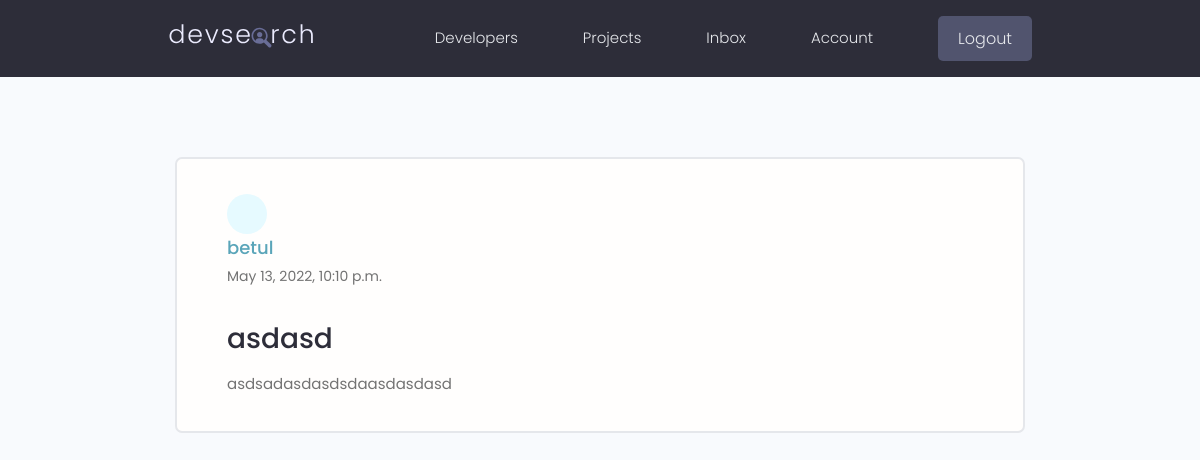
Page /message/ad5cf903-9b32-49e5-a736-f1a19c4df975/ (signed in) on the committed database.
### users/models.py (models this page shows, shortened)
class DirectMessage(models.Model):
    sender = models.ForeignKey(Profile, on_delete=models.SET_NULL, null=True, blank=True)
    recipient = models.ForeignKey(Profile, on_delete=models.SET_NULL, null=True, blank=True, related_name='messages')
    subject = models.CharField(max_length=200, blank=True, null=True)
    body = models.TextField()
    is_read = models.BooleanField(default=False, null=True)
    created = models.DateTimeField(auto_now_add=True)
    id = models.UUIDField(primary_key=True, default=uuid.uuid4, editable=False)
    class Meta:
        ordering = ['is_read', '-created']

class Profile(models.Model):
    user = models.OneToOneField(User, on_delete=models.CASCADE)
    name = models.CharField(max_length=100, blank=True, null=True)
    email = models.EmailField(max_length=100, blank=True, null=True)
    username = models.CharField(max_length=100, blank=True, null=True)
    short_bio = models.CharField(max_length=100, blank=True, null=True)
    bio = models.TextField(blank=True, null=True)
    profile_image = models.ImageField(upload_to='profile/', default='profile/user-default.png', blank=True, null=True)
    location = models.CharField(max_length=100, blank=True, null=True)
    social_github = models.URLField(max_length=100, blank=True, null=True)
    social_linkedin = models.URLField(max_length=100, blank=True, null=True)
    social_twitter = models.URLField(max_length=100, blank=True, null=True)
    social_website = models.URLField(max_length=100, blank=True, null=True)
    created = models.DateTimeField(auto_now_add=True)
    id = models.UUIDField(primary_key=True, default=uuid.uuid4, editable=False)
    def __str__(self):
        return str(self.user.username)

### users/views.py (the view)
# urls.py: path('message/<str:pk>/', views.view_message, name='message'),
@login_required(login_url='login')
def view_message(request, pk):
    profile = request.user.profile
    message = profile.messages.get(id=pk)
    message.is_read = True
    message.save()
    context = {'message': message}
    return render(request, 'users/message.html', context)

### users/templates/users/message.html (shortened to what this page needs)
{% extends 'main.html' %}
{% block content %}
    <main class="messagePage my-xl">
        <div class="content-box">
            <div class="message">
                <a class="backButton" href="{% url 'inbox' %}"></a>
                <a href="profile.html" class="message__author">{{ message.sender }}</a>
                <p class="message__date">{{ message.created }}</p>
                <h3 class="message__subject">{{ message.subject }}</h3>
                <div class="message__body">
                    {{ message.body|linebreaksbr }}
                </div>
            </div>
        </div>
    </main>
{% endblock %}

### static/styles/app.css (style rules this page uses)
:root { --color-sub: #2d2d39; }
.content-box { width: 95%; max-width: 85rem; margin: 0 auto; }
.message { padding: 2.5rem 0; }
.message > a { display: flex; gap: 1rem; }
.message__author, .message__date { flex-basis: 25%; }
.message__subject { flex-basis: 50%; }
.message__date { text-align: right; }
.messagePage .message { list-style: none; background: var(--color-white); padding: 3.5rem 5rem; border: 2px solid var(--color-light); border-radius: 0.7rem; }
.messagePage .message__subject { font-size: 2.8rem; color: var(--color-sub); margin-bottom: 1rem; margin-top: 2rem; }
.messagePage .message__author { font-size: 1.8rem; font-weight: 500; }
.messagePage .message__date { font-size: 1.4rem; font-weight: 400; text-align: left; margin-bottom: 3rem; }
.backButton { background: var(--color-main-light); color: var(--color-main); width: 4rem; height: 4rem; display: flex; align-items: center; justify-content: center; border-radius: 50%; }

### static/uikit/styles/modules/_variables.css (style rules this page uses)
:root { --color-main: #5aa5b9; --color-main-light: #e6faff; --color-sub: #3f4156; --color-sub-light: #51546e; --color-sub-lighter: #ededfd; --color-text: #737373; --color-gray: #8b8b8b; --color-light: #e5e7eb; --color-light-gray: #767676; --color-bg: #f8fafd; --color-white: #fffefd; --color-white-light: #f3f3f3; --color-success: #359e64; --color-success-bg: #def8e8; --color-error: #fc4b0b; --color-error-bg: #fff2ee; --font-base: 'Poppins', arial, helvetica, 'Segoe UI', roboto, ubuntu, sans-serif; --font-monospace: 'Fira Code', 'Courier New', courier, monospace; --font-regular: 300; --font-medium: 500; --font-bold: 700; --generic-shadow: 1px 1px 5px #00000010; --generic-transition: all 0.3s ease-in-out; }

### static/uikit/styles/modules/_base.css (style rules this page uses)
* { margin: 0; padding: 0; box-sizing: border-box; text-rendering: optimizeLegibility; color: inherit; font-size: inherit; }
html { font-size: 50%; }
@media only screen and (min-width: 480px) { html { font-size: 56.25%; } }
@media only screen and (min-width: 1200px) { html { font-size: 62.5%; } }
body { line-height: 1.6; font-weight: 400; font-size: 1.5rem; color: var(--color-text); background-color: var(--color-bg); min-height: 100vh; }

### static/uikit/styles/modules/_typography.css (style rules this page uses)
* { font-family: var(--font-base); }
h3 { font-size: 3.2rem; font-weight: var(--font-medium); }
p, span, strong { font-size: 1.6rem; color: var(--color-text); font-weight: var(--font-regular); }
a { padding-bottom: 2px; text-decoration: none; display: inline-block; color: var(--color-main); font-weight: var(--font-medium); }

### static/uikit/styles/modules/_utilities.css (style rules this page uses)
.my-xl { margin: 8rem auto; }

### rows in the picture
DirectMessage: sender "betul", created "May 13, 2022, 10:10 p.m.", subject "asdasd", body "asdsadasdasdsdaasdasdasd"
